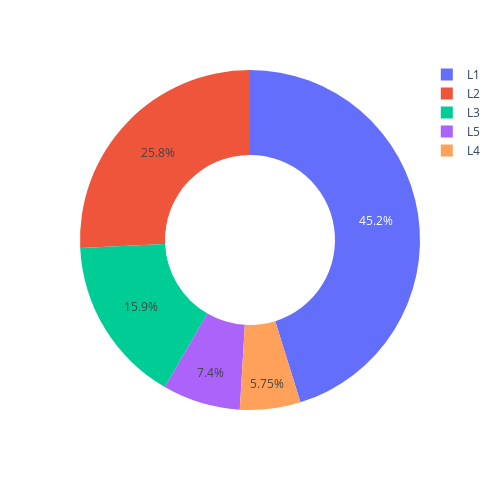

The code cell stored with this chart in its notebook:
### Code cell
pie = data.Location_Type.value_counts()
fig = px.pie(data_frame=pie,
             values=pie.values,
             names=pie.index,
             width=500, height=500, hole=0.5)
fig.show()

### Figure 1 — Plotly figure (JSON) as saved in the notebook; plotly's stock layout.template omitted (floating-point values rounded to 4 significant figures)
{"data": [{"domain": {"x": [0, 1], "y": [0, 1]}, "hole": 0.5, "hovertemplate": "index=%{label}<br>value=%{value}<extra></extra>", "labels": ["L1", "L2", "L3", "L5", "L4"], "legendgroup": "", "name": "", "showlegend": true, "type": "pie", "values": [85140, 48504, 29928, 13932, 10836]}], "layout": {"height": 500, "legend": {"tracegroupgap": 0}, "margin": {"t": 60}, "width": 500}}
